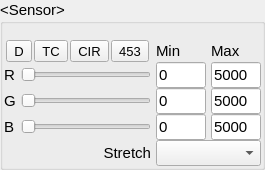
<?xml version="1.0" encoding="UTF-8"?>
<ui version="4.0">
 <class>ImageChipViewSettings</class>
 <widget class="QGroupBox" name="ImageChipViewSettings">
  <property name="geometry">
   <rect>
    <x>0</x>
    <y>0</y>
    <width>263</width>
    <height>154</height>
   </rect>
  </property>
  <property name="sizePolicy">
   <sizepolicy hsizetype="Preferred" vsizetype="Preferred">
    <horstretch>0</horstretch>
    <verstretch>0</verstretch>
   </sizepolicy>
  </property>
  <property name="font">
   <font>
    <pointsize>11</pointsize>
   </font>
  </property>
  <property name="windowTitle">
   <string>GroupBox</string>
  </property>
  <property name="title">
   <string>&lt;Sensor&gt;</string>
  </property>
  <property name="flat">
   <bool>true</bool>
  </property>
  <property name="checkable">
   <bool>false</bool>
  </property>
  <layout class="QVBoxLayout" name="verticalLayout">
   <property name="spacing">
    <number>1</number>
   </property>
   <property name="margin">
    <number>1</number>
   </property>
   <item>
    <layout class="QGridLayout" name="bandSelectionGridLayout" rowstretch="0,0,0,0,0,0" columnstretch="0,0,0,0">
     <property name="horizontalSpacing">
      <number>5</number>
     </property>
     <property name="verticalSpacing">
      <number>0</number>
     </property>
     <property name="leftMargin">
      <number>0</number>
     </property>
     <item row="1" column="0" colspan="2">
      <layout class="QHBoxLayout" name="horizontalLayout">
       <property name="spacing">
        <number>0</number>
       </property>
       <property name="leftMargin">
        <number>0</number>
       </property>
       <item>
        <widget class="QToolButton" name="btnDefault">
         <property name="font">
          <font>
           <pointsize>10</pointsize>
           <italic>false</italic>
          </font>
         </property>
         <property name="toolTip">
          <string>default band selection</string>
         </property>
         <property name="text">
          <string>D</string>
         </property>
        </widget>
       </item>
       <item>
        <widget class="QToolButton" name="btnTrueColor">
         <property name="font">
          <font>
           <pointsize>10</pointsize>
           <italic>false</italic>
          </font>
         </property>
         <property name="toolTip">
          <string>red-green-blue (true colour)</string>
         </property>
         <property name="text">
          <string>TC</string>
         </property>
        </widget>
       </item>
       <item>
        <widget class="QToolButton" name="btnCIR">
         <property name="font">
          <font>
           <pointsize>10</pointsize>
           <italic>false</italic>
          </font>
         </property>
         <property name="toolTip">
          <string>swIR-red-green (coloured infra-red)</string>
         </property>
         <property name="text">
          <string>CIR</string>
         </property>
        </widget>
       </item>
       <item>
        <widget class="QToolButton" name="btn453">
         <property name="font">
          <font>
           <pointsize>10</pointsize>
           <italic>false</italic>
          </font>
         </property>
         <property name="toolTip">
          <string>swIR-mwIR-red</string>
         </property>
         <property name="text">
          <string>453</string>
         </property>
        </widget>
       </item>
      </layout>
     </item>
     <item row="3" column="2">
      <widget class="QLineEdit" name="tbGreenMin">
       <property name="text">
        <string>0</string>
       </property>
      </widget>
     </item>
     <item row="0" column="0" colspan="4">
      <widget class="QLabel" name="labelBands">
       <property name="sizePolicy">
        <sizepolicy hsizetype="Preferred" vsizetype="Fixed">
         <horstretch>0</horstretch>
         <verstretch>0</verstretch>
        </sizepolicy>
       </property>
       <property name="minimumSize">
        <size>
         <width>0</width>
         <height>15</height>
        </size>
       </property>
       <property name="text">
        <string>&lt;RGB Bands&gt;</string>
       </property>
      </widget>
     </item>
     <item row="4" column="1">
      <widget class="QSlider" name="sliderBlue">
       <property name="orientation">
        <enum>Qt::Horizontal</enum>
       </property>
      </widget>
     </item>
     <item row="5" column="0" colspan="2">
      <widget class="QLabel" name="label">
       <property name="text">
        <string>Stretch</string>
       </property>
       <property name="alignment">
        <set>Qt::AlignRight|Qt::AlignTrailing|Qt::AlignVCenter</set>
       </property>
      </widget>
     </item>
     <item row="3" column="3">
      <widget class="QLineEdit" name="tbGreenMax">
       <property name="sizePolicy">
        <sizepolicy hsizetype="Preferred" vsizetype="Fixed">
         <horstretch>0</horstretch>
         <verstretch>0</verstretch>
        </sizepolicy>
       </property>
       <property name="text">
        <string>5000</string>
       </property>
      </widget>
     </item>
     <item row="2" column="3">
      <widget class="QLineEdit" name="tbRedMax">
       <property name="sizePolicy">
        <sizepolicy hsizetype="Preferred" vsizetype="Fixed">
         <horstretch>0</horstretch>
         <verstretch>0</verstretch>
        </sizepolicy>
       </property>
       <property name="minimumSize">
        <size>
         <width>50</width>
         <height>0</height>
        </size>
       </property>
       <property name="text">
        <string>5000</string>
       </property>
      </widget>
     </item>
     <item row="3" column="0">
      <widget class="QLabel" name="labelGreen">
       <property name="styleSheet">
        <string notr="true"/>
       </property>
       <property name="text">
        <string>G</string>
       </property>
      </widget>
     </item>
     <item row="4" column="2">
      <widget class="QLineEdit" name="tbBlueMin">
       <property name="text">
        <string>0</string>
       </property>
      </widget>
     </item>
     <item row="3" column="1">
      <widget class="QSlider" name="sliderGreen">
       <property name="styleSheet">
        <string notr="true"/>
       </property>
       <property name="orientation">
        <enum>Qt::Horizontal</enum>
       </property>
      </widget>
     </item>
     <item row="1" column="3">
      <widget class="QLabel" name="labelMin">
       <property name="text">
        <string>Max</string>
       </property>
      </widget>
     </item>
     <item row="2" column="0">
      <widget class="QLabel" name="labelRed">
       <property name="styleSheet">
        <string notr="true"/>
       </property>
       <property name="text">
        <string>R</string>
       </property>
      </widget>
     </item>
     <item row="2" column="1">
      <widget class="QSlider" name="sliderRed">
       <property name="sizePolicy">
        <sizepolicy hsizetype="Expanding" vsizetype="Fixed">
         <horstretch>1</horstretch>
         <verstretch>0</verstretch>
        </sizepolicy>
       </property>
       <property name="minimumSize">
        <size>
         <width>130</width>
         <height>0</height>
        </size>
       </property>
       <property name="styleSheet">
        <string notr="true"/>
       </property>
       <property name="orientation">
        <enum>Qt::Horizontal</enum>
       </property>
      </widget>
     </item>
     <item row="4" column="0">
      <widget class="QLabel" name="labelBlue">
       <property name="text">
        <string>B</string>
       </property>
      </widget>
     </item>
     <item row="4" column="3">
      <widget class="QLineEdit" name="tbBlueMax">
       <property name="sizePolicy">
        <sizepolicy hsizetype="Preferred" vsizetype="Fixed">
         <horstretch>0</horstretch>
         <verstretch>0</verstretch>
        </sizepolicy>
       </property>
       <property name="text">
        <string>5000</string>
       </property>
      </widget>
     </item>
     <item row="2" column="2">
      <widget class="QLineEdit" name="tbRedMin">
       <property name="minimumSize">
        <size>
         <width>50</width>
         <height>0</height>
        </size>
       </property>
       <property name="text">
        <string>0</string>
       </property>
      </widget>
     </item>
     <item row="5" column="2" colspan="2">
      <widget class="QComboBox" name="comboBoxContrastEnhancement"/>
     </item>
     <item row="1" column="2">
      <widget class="QLabel" name="labelMax">
       <property name="text">
        <string>Min</string>
       </property>
      </widget>
     </item>
    </layout>
   </item>
  </layout>
  <action name="actionSetDefault">
   <property name="text">
    <string>Def</string>
   </property>
   <property name="toolTip">
    <string>Set default band selection</string>
   </property>
  </action>
  <action name="actionSetTrueColor">
   <property name="text">
    <string>True</string>
   </property>
   <property name="toolTip">
    <string>Set to true color (red-green-blue)</string>
   </property>
  </action>
  <action name="actionSetCIR">
   <property name="text">
    <string>CIR</string>
   </property>
   <property name="toolTip">
    <string>Set to coloured infra red (swIR-red-green)</string>
   </property>
  </action>
  <action name="actionSet453">
   <property name="text">
    <string>453</string>
   </property>
   <property name="toolTip">
    <string>Set to swIR-mwIR-red (Landsat 4-5-3)</string>
   </property>
  </action>
 </widget>
 <tabstops>
  <tabstop>tbRedMin</tabstop>
  <tabstop>tbGreenMin</tabstop>
  <tabstop>tbBlueMin</tabstop>
  <tabstop>tbRedMax</tabstop>
  <tabstop>tbGreenMax</tabstop>
  <tabstop>tbBlueMax</tabstop>
 </tabstops>
 <resources/>
 <connections/>
</ui>
